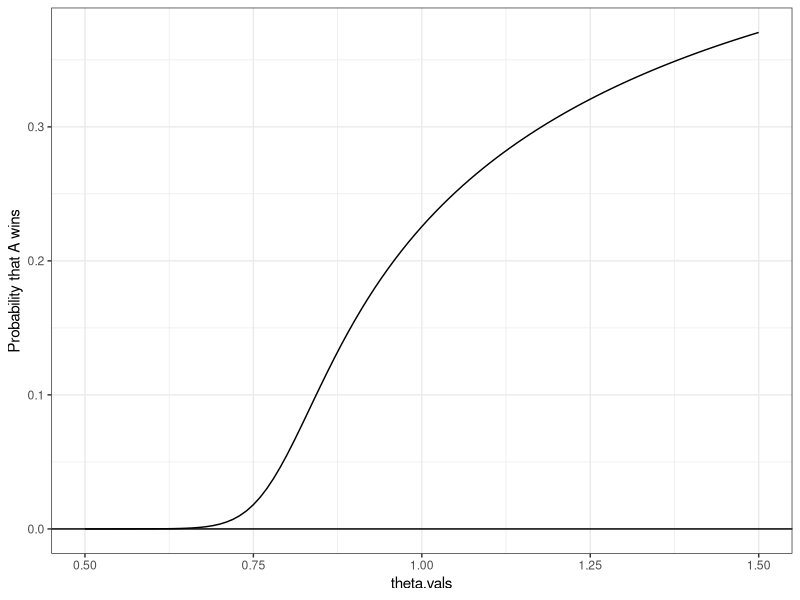
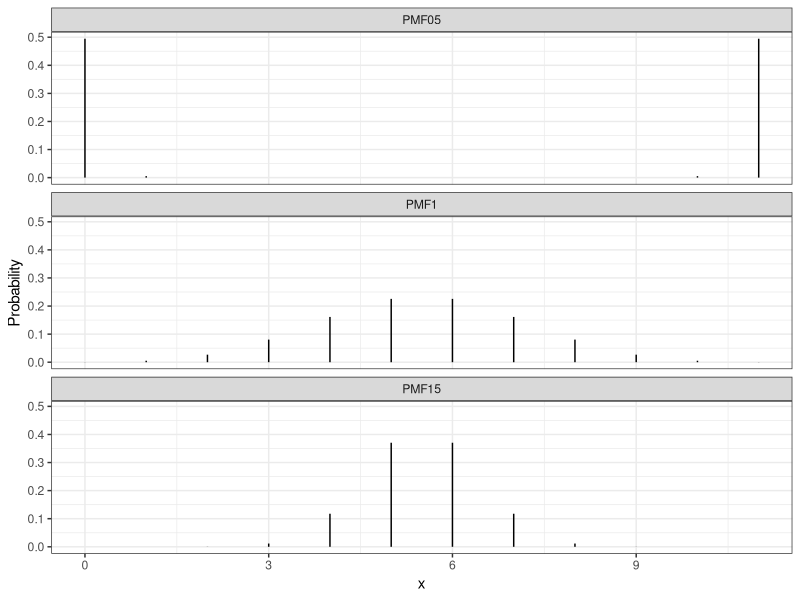

The R source for these figures, in order:
## ---- chunk 1
#| echo: false

default_chunk_hook  <- knitr::knit_hooks$get("chunk")

latex_font_size <- c("Huge", "huge", "LARGE", "Large", 
                     "large", "normalsize", "small", 
                     "footnotesize", "scriptsize", "tiny")

knitr::knit_hooks$set(chunk = function(x, options) {
  x <- default_chunk_hook(x, options)
  if(options$size %in% latex_font_size) {
    paste0("\n \\", options$size, "\n\n", 
      x, 
      "\n\n \\normalsize"
    )
  } else {
    x
  }
})
## ---- chunk 2
#| label: load-packages
#| include: false
library(tidyverse)
library(patchwork)
## ---- chunk 3
daltbinom <- function(x, size, prob, theta){
  normalizing.constant <- 0
  for(j in 0:size){
    normalizing.constant <- normalizing.constant + 
      choose(size, j) * prob^j * (1-prob)^(size-j) * theta^(j*(size-j))
  }
  # Probability Mass at x=x
  (1/normalizing.constant) *
    choose(size, x) * prob^x * (1-prob)^(size-x) * theta^(x*(size-x)) *
      (x>=0)*(x<=size)
}
## ---- chunk 4
daltbbinom.single <- function(x, size, alpha, beta, theta){
    integrand <- function(p) {
    sapply(p, # integrate will pass in a vector, so we use sapply to apply the following
           function(p_val){
             # f(x|p) * f(p|alpha, beta)
             daltbinom(x, size, p_val, theta) * dbeta(p_val, alpha, beta)
           }
    )
  }
  # Probability Mass at x=x
  # integrate(integrand, lower = 0, upper = 1)$value * (x>=0)*(x<=size)
  # I shrink the bounds below to avoid log(0)=-infinty
  # I use try() to catch when there is an error and avoid crashing
  res <- try(integrate(integrand, lower = 1e-7, upper = 1 - 1e-7)$value * 
                  (x>=0)*(x<=size), 
             silent = TRUE)
  # If there is an error, return a near-zero probability
  if(inherits(res, "try-error")) return(0.1^6)
  
  res
}
# Write a function that works on a vector
daltbbinom <- function(x, size, alpha, beta, theta){
  sapply(X=x, FUN=daltbbinom.single, size=size, alpha=alpha, beta=beta, theta=theta)
}
## ---- chunk 5
# size: scriptsize

theta.vals<- seq(0.5, 1.5, by=0.01) # theta vals from 0.5 to 1.5

# tibble
gg.dat<- tibble(theta.vals) |>
  mutate(PMF=daltbinom(size=11, prob=0.50, x=6, theta=theta.vals))

# plot
PMF.plot<- ggplot(data=gg.dat)+
 geom_line(aes(x=theta.vals,y=PMF))+
 geom_hline(yintercept=0)+
 theme_bw()+
 ylab("Probability that A wins")

PMF.plot
## ---- chunk 6
# size: scriptsize

# tibble
gg.dat<- tibble(x=0:11) |>
  mutate(PMF05=daltbinom(x, size=11, prob=0.50, theta=0.50),
         PMF1=daltbinom(x, size=11, prob=0.50, theta=1.0),
         PMF15= daltbinom(x, size=11, prob=0.50, theta=1.5)
        )
# pivot long
gg.long<- gg.dat |> 
    pivot_longer(
    cols=starts_with("PMF"),
    names_to="theta",
    values_to="PMF"
  )
# plot
PMF.plot<-ggplot(gg.long) +
  geom_linerange(aes(x=x, ymin=0, ymax=PMF)) +
  facet_wrap(~theta,ncol=1) +
  theme_bw() +
  xlab("x") +
  ylab("Probability")

PMF.plot
## ---- chunk 7
# size: scriptsize
compute.altbinom<-function(size, prob, theta, k){
  x<- 0:size
  form<-(x^k)*daltbinom(x, size=size, prob=prob, theta=theta)
  sum(form) 
}
## ---- chunk 8
# size: scriptsize

# function that finds the log likelihood
loglik.altbinom <- function(x, size, prob, theta){
  sum(log(daltbinom(x, size = size, prob = prob, theta = theta)))
}
